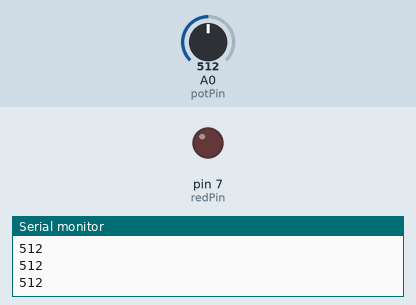
This sketch was run on a simulated Arduino Uno, built with avr-gcc and run on an emulated ATmega328P. Parts: output pins drawn as LEDs (lit = HIGH), the last lines printed to the serial monitor. The test bench sets the inputs (shaded band); at power-on: A0 (potPin) = 512.

Above: at 1.2 s.
1.3 s: A0 (potPin) set to 986
2.8 s: A0 (potPin) set to 1014
At 4.0 s:
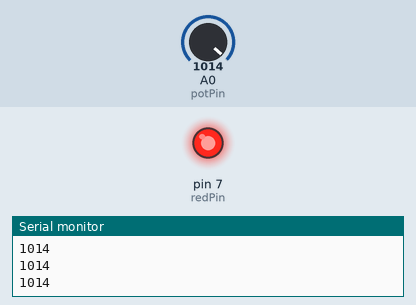
4.4 s: A0 (potPin) set to 990
At 5.4 s:
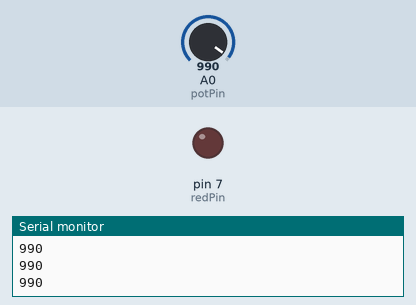
6.0 s: A0 (potPin) set to 1010
At 6.8 s:
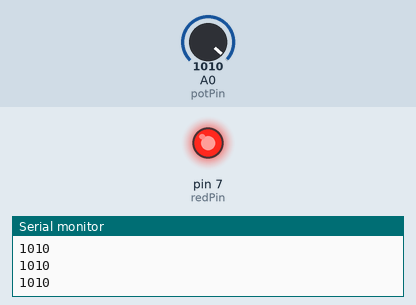
Timing chart, 0 to 8.6 s (numbered marks = the images above; inputs shaded):
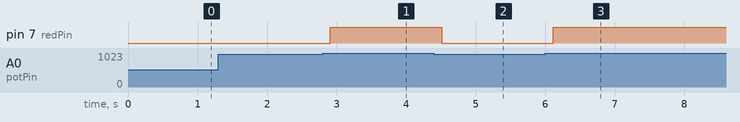

Measured:
- the behaviour switches between 1000 and 1001 on A0 (potPin) (found by bisection; images 0 and 1)
- after the input at 2.8 s, pin 7 (redPin): LOW → HIGH after 0.11 s
- after the input at 4.4 s, pin 7 (redPin): HIGH → LOW after 0.11 s
- after the input at 6.0 s, pin 7 (redPin): LOW → HIGH after 0.12 s

The sketch:

17.WhileLoop.ino
```cpp
// C++ code
//
int potVal;
int DelayT = 100;
int potPin = A0;
int redPin = 7;
void setup()
{
  Serial.begin(9600);
  pinMode(potPin, INPUT);
  pinMode(redPin, OUTPUT);
}

void loop(){
  potVal = analogRead(potPin);
  Serial.println(potVal);
  delay(DelayT);

  while (potVal>1000){
  digitalWrite(redPin, HIGH);
    potVal = analogRead(potPin);
    Serial.println(potVal);
    delay(DelayT);
  }
digitalWrite(redPin, LOW);
}
```
